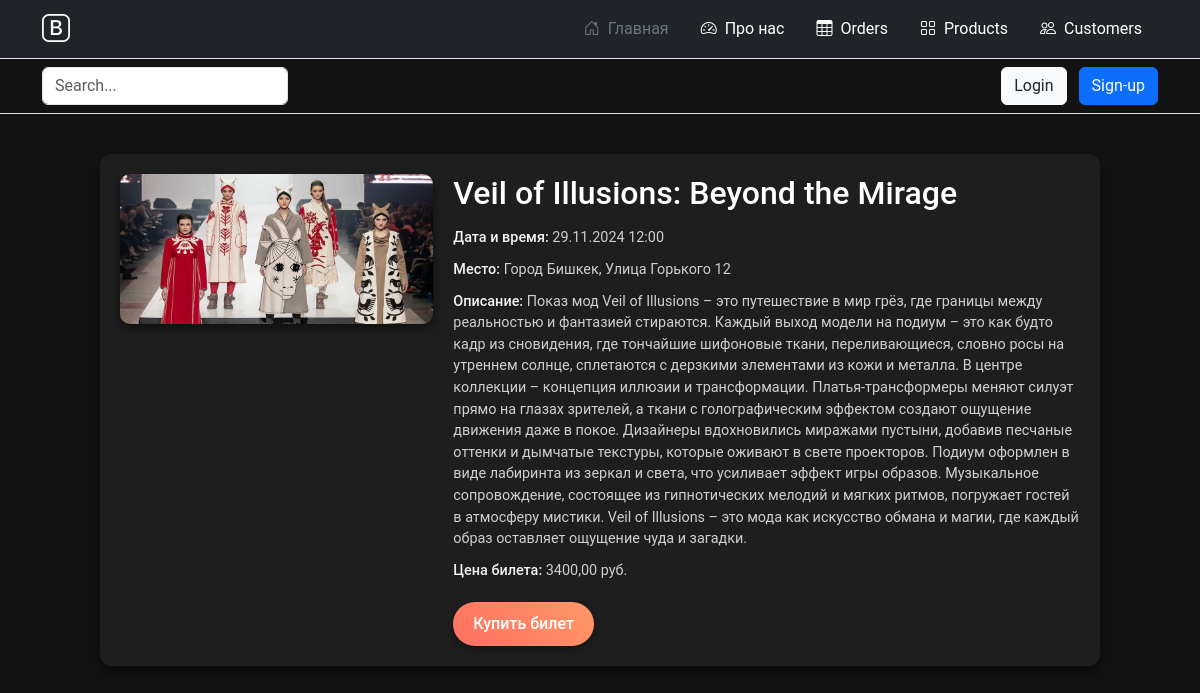
The app's page /task/4/ with its own data.
### main/models.py (models this page shows, shortened)
class Task(models.Model):
    title = models.CharField('Название', max_length=50)  # Исправлено на CharField
    task = models.TextField('Описание')  # Исправлено на TextField
    event_date = models.DateTimeField('Дата и время проведения')  # Дата и время
    location = models.CharField('Место проведения', max_length=100)  # Место
    image = models.ImageField('Изображение', upload_to='events/images/', null=True, blank=True)  # Поле для изображения
    price = models.DecimalField('Цена', max_digits=10, decimal_places=2, null=True, blank=True)  # Цена
    class Meta:
        verbose_name = 'Мероприятие'
        verbose_name_plural = 'Мероприятия'

### main/views.py (the view)
# urls.py: path('task/<int:pk>/', views.task_detail, name='task_detail'),
def task_detail(request, pk):
    task = get_object_or_404(Task, pk=pk)
    return render(request, 'main/task_detail.html', {'task': task})

### main/templates/main/task_detail.html (shortened to what this page needs)
{% extends 'main/base.html' %}
{% block content %}
  <div class="task-detail">
    <div class="task-content">
      {% if task.image %}
        <div class="task-image">
          <img src="{{ task.image.url }}" alt="{{ task.title }}" class="img-fluid">
        </div>
      {% endif %}
      <div class="task-info">
        <h1>{{ task.title }}</h1>
        <p><strong>Дата и время:</strong> {{ task.event_date|date:"d.m.Y H:i" }}</p>
        <p><strong>Место:</strong> {{ task.location }}</p>
        <p><strong>Описание:</strong> {{ task.task }}</p>
        {% if task.price %}
          <p><strong>Цена билета:</strong> {{ task.price }} руб.</p>
        {% endif %}
        <div class="task-button">
          <a href="#" class="btn btn-primary buy-ticket-btn">Купить билет</a>
        </div>
      </div>
    </div>
  </div>
{% endblock %}

### main/templates/main/task_detail.html (style rules this page uses)
body { background-color: #121212; color: #e0e0e0; font-family: 'Roboto', sans-serif; }
.task-detail { max-width: 1000px; margin: 40px auto; padding: 20px; background-color: #1e1e1e; border-radius: 12px; box-shadow: 0 6px 12px rgba(0, 0, 0, 0.4); }
.task-content { display: flex; flex-wrap: wrap; gap: 20px; }
.task-image { flex: 1; }
.task-image img { width: 100%; max-width: 350px; height: auto; object-fit: cover; border-radius: 10px; box-shadow: 0 4px 8px rgba(0, 0, 0, 0.5); }
.task-info { flex: 2; }
.task-info h1 { font-size: 2em; margin-bottom: 15px; color: #ffffff; }
.task-info p { font-size: 0.9em; margin-bottom: 10px; line-height: 1.5; color: #cfcfcf; }
.task-info strong { color: #f2f2f2; font-weight: 500; }
.task-button { margin-top: 20px; }
.buy-ticket-btn { font-size: 1em; font-weight: 500; color: #ffffff; background: linear-gradient(45deg, #ff6f61, #ff9966); border: none; padding: 10px 20px; border-radius: 30px; box-shadow: 0 4px 6px rgba(0, 0, 0, 0.3); transition: all 0.3s ease-in-out; }

### records on screen
Task: image (picture), title "Veil of Illusions: Beyond the Mirage", event_date "29.11.2024 12:00", location "Город Бишкек, Улица Горького 12", task "Показ мод Veil of Illusions – это путешествие в мир грёз, где границы между реальностью и фантазией стираются. Каждый выход модели на подиум – это как будто кадр из сновидения, где тончайшие шифоновые ткани, переливающиеся, словно росы на утреннем солнце, сплетаются с дерзкими элементами из кожи и металла. В центре коллекции – концепция иллюзии и трансформации. Платья-трансформеры меняют силуэт прямо на глазах зрителей, а ткани с голографическим эффектом создают ощущение движения даже в покое. Дизайнеры вдохновились миражами пустыни, добавив песчаные оттенки и дымчатые текстуры, которые оживают в свете проекторов. Подиум оформлен в виде лабиринта из зеркал и света, что усиливает эффект игры…", price "3400,00"
